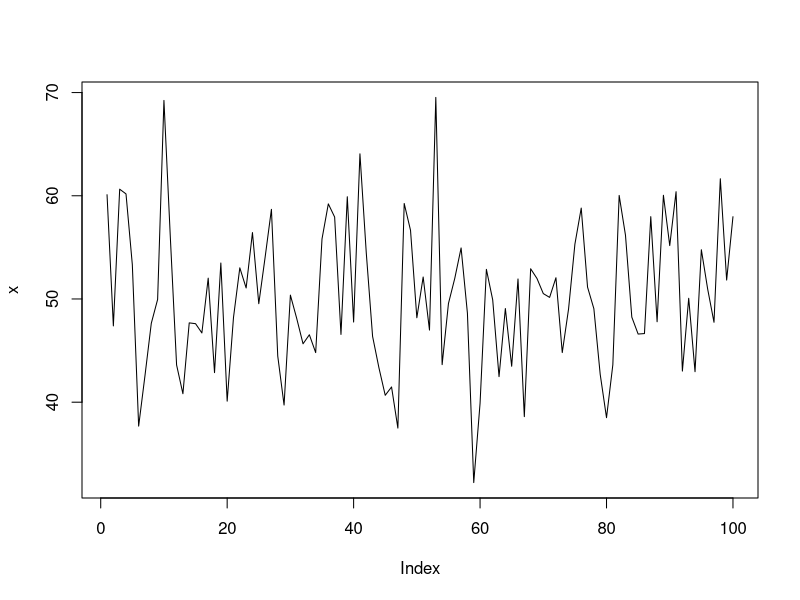
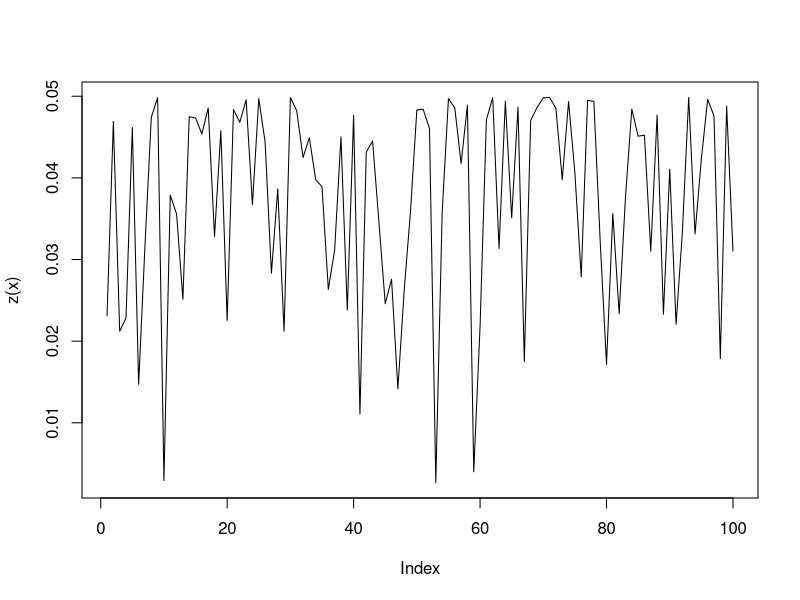
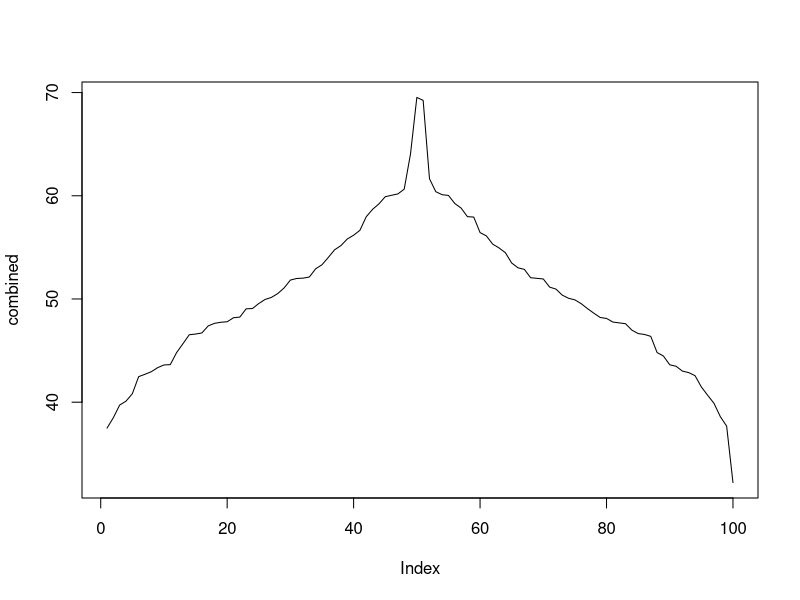
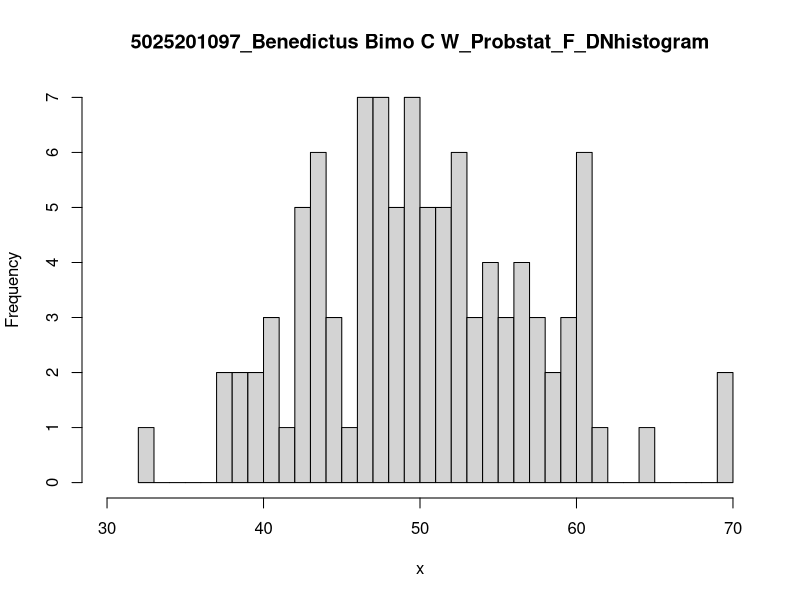

Recreate these plots in R, in order.
# Nama : Benedictus Bimo C W
# NRP : 5025201097
# Kelas : Probstat F

#6  A
set.seed(0)
sd <- 8
x <- rnorm(100, 50, sd)

rata <- mean(x)
x1 <- floor(mean(x))
x2 <- ceiling(mean(x))

z <- function(input){
  return ((1 / (sd * sqrt(2 * 22 / 7))) * exp(1) ^ (-0.5 * ((input - rata) / sd) ^ 2))
}

z(x1)
z(x2)

plot(x, type = "l")

plot(z(x), type = "l")

sortedx <- sort(x, decreasing = FALSE)
j <- k <- 1
i <- l <- odd <- even <- 0

for(i in 1:100){
  if (i %% 2== 0){
    even[j] <- (sortedx[i])
    j <- j + 1
  }
  else{
    odd[k] <- (sortedx[i])
    k <- k + 1
  }
}

combined <- even

flipped_odd <- sort(odd, decreasing = TRUE)
for(l in 1:50){
  combined[50 + l] <- flipped_odd[l]
}

plot(combined, type="l")

#6  B
hist(x, main = "5025201097_Benedictus Bimo C W_Probstat_F_DNhistogram", breaks = 50, xlim = c(30, 70))

#6  C
sd^2